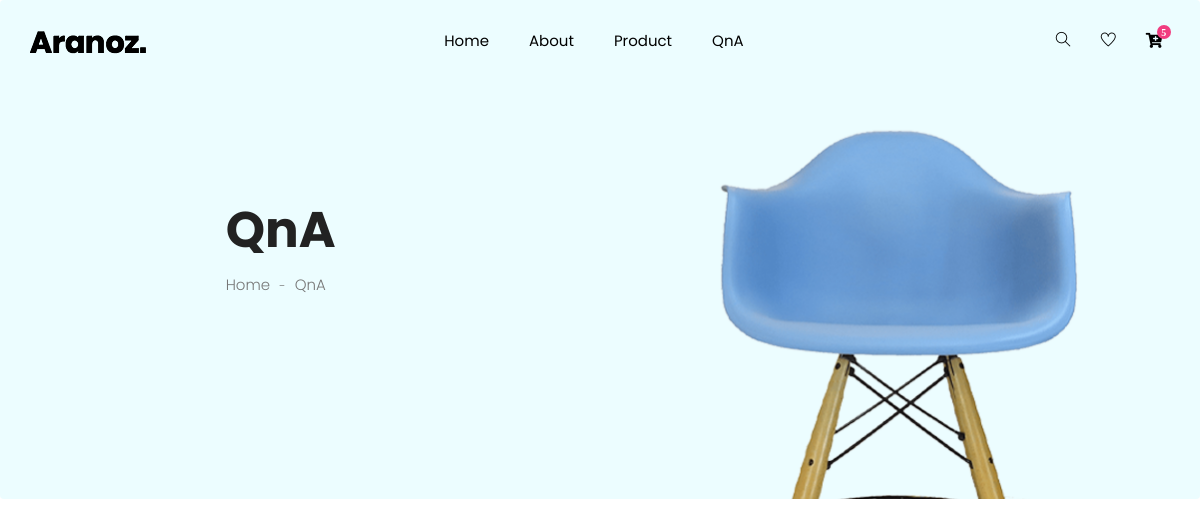
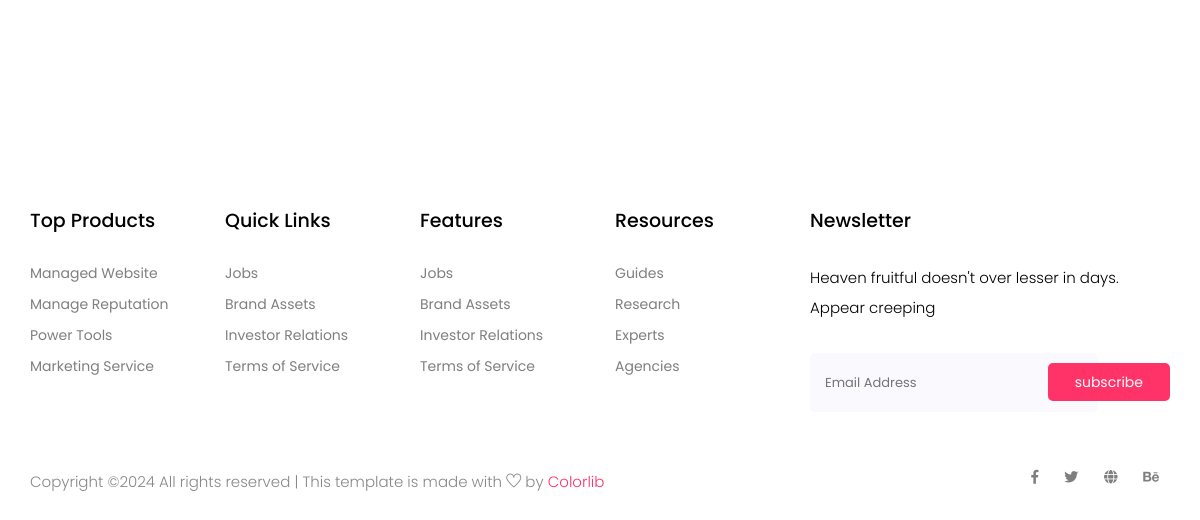
/qna/, run on an earlier commit of the app's database (2 pictures, top to bottom).
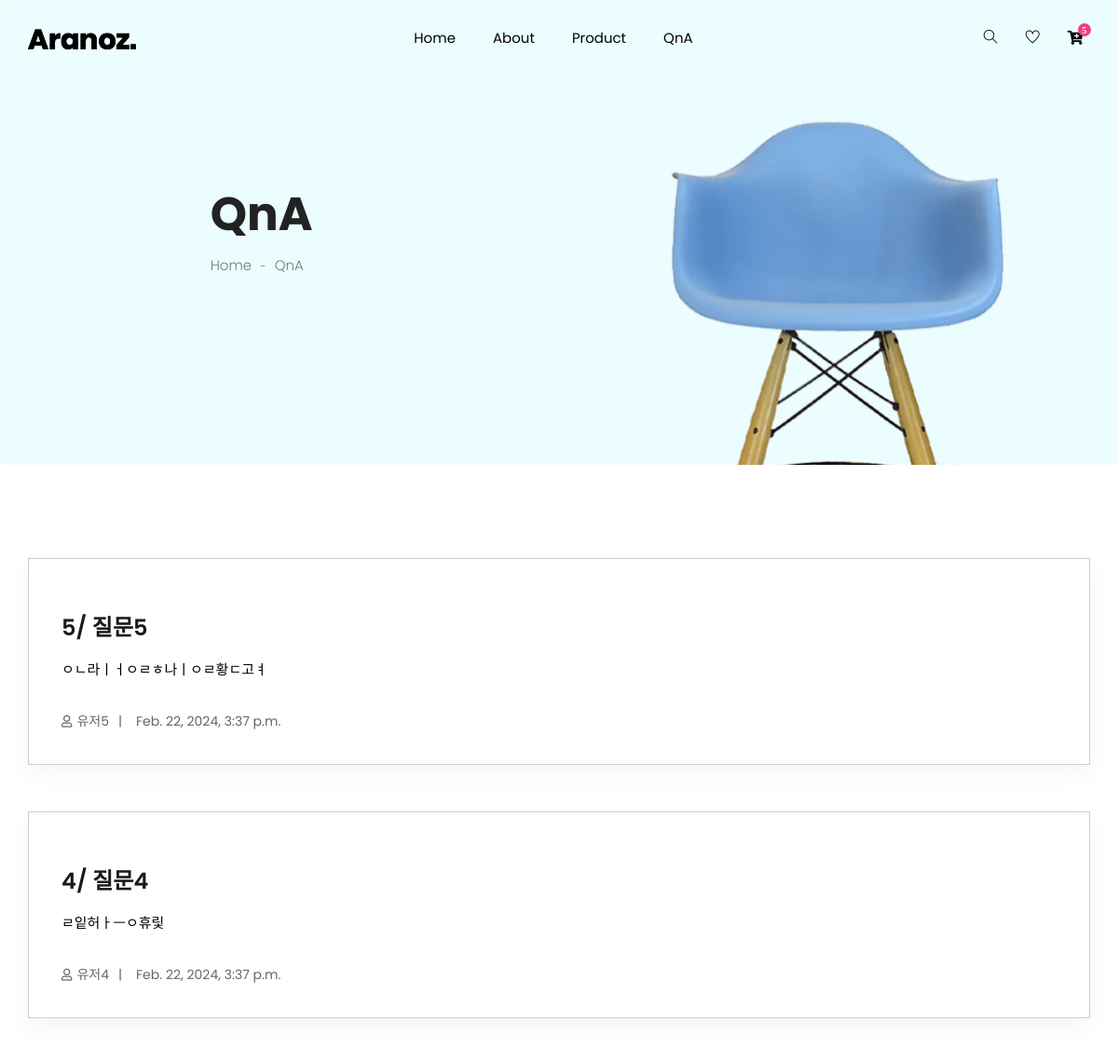
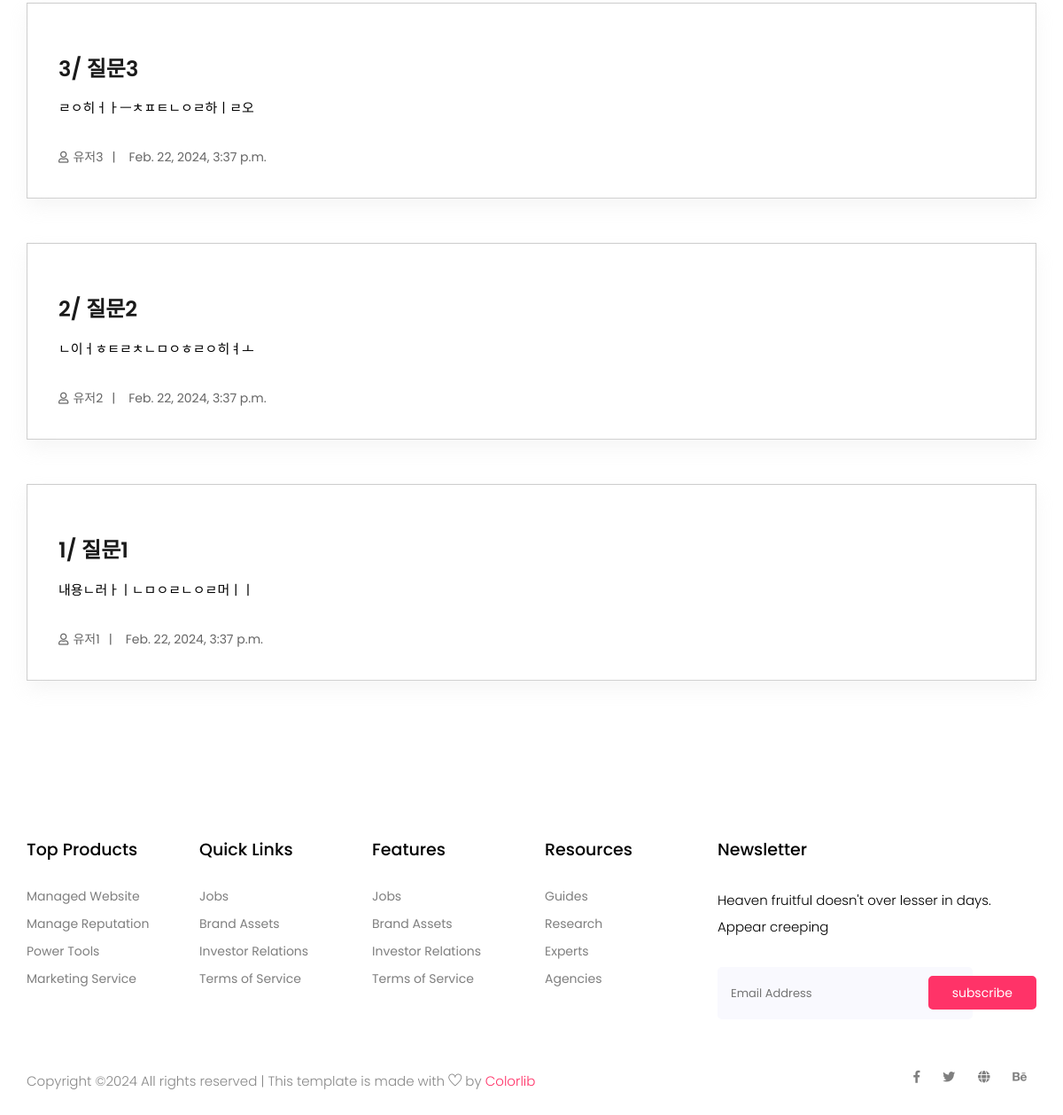
And on a later commit of the database (2 pictures, top to bottom).
### qna/models.py (models this page shows, shortened)
class Question(models.Model):
    title = models.CharField(max_length=255)
    author = models.CharField(max_length=20)
    contents = models.TextField()
    created_at = models.DateTimeField(auto_now_add=True)
    updated_at = models.DateTimeField(auto_now=True)

### qna/views.py (the view)
# urls.py: path('', views.qna_list, name="qna_list"),
def qna_list(request):
    questions = Question.objects.all().order_by("-id")
    context = {"question_list":questions}
    return render(request, 'qna/qna_list.html', context)

### templates/qna/qna_list.html (shortened to what this page needs)
{% extends "base/base.html" %}
{% block contents %}
{% load static %}
<section class="breadcrumb breadcrumb_bg">
    <div class="container">
        <div class="row justify-content-center">
            <div class="col-lg-8">
                <div class="breadcrumb_iner">
                    <div class="breadcrumb_iner_item">
                        <h2>QnA</h2>
                        <p>Home <span>-</span> QnA</p>
                    </div>
                </div>
            </div>
        </div>
    </div>
</section>
<section class="blog_area padding_top">
    <div class="container">
        <div class="row">
            <div class="col-lg-12 mb-5 mb-lg-0">
                <div class="blog_left_sidebar">
                    {% for question in question_list %}
                    <article class="blog_item">
                        <div class="blog_details">
                            <a href="/qna/{{question.id}}">
                                <h2>{{question.id}}/ {{question.title}}</h2>
                                <p>{{question.contents}}</p>
                                <ul class="blog-info-link">
                                    <li><i class="far fa-user"></i>{{question.author}}</li>
                                    <li>{{question.created_at}}</li>
                                </ul>
                            </a>
                        </div>
                    </article>
                    {% endfor %}
                </div>
            </div>
        </div>
    </div>
</section>
{% endblock %}

What changed in the data, as far as the page shows it:
added Question: id "5", title "질문5", contents "ㅇㄴ라ㅣㅓㅇㄹㅎ나ㅣㅇㄹ황ㄷ고ㅕ", author "유저5", created_at "Feb. 22, 2024, 3:37 p.m."
added Question: id "4", title "질문4", contents "ㄹ잍허ㅏㅡㅇ휴맃", author "유저4", created_at "Feb. 22, 2024, 3:37 p.m."
added Question: id "3", title "질문3", contents "ㄹㅇ히ㅓㅏㅡㅊㅍㅌㄴㅇㄹ하ㅣㄹ오", author "유저3", created_at "Feb. 22, 2024, 3:37 p.m."
added Question: id "2", title "질문2", contents "ㄴ이ㅓㅎㅌㄹㅊㄴㅁㅇㅎㄹㅇ히ㅕㅗ", author "유저2", created_at "Feb. 22, 2024, 3:37 p.m."
added Question: id "1", title "질문1", contents "내용ㄴ러ㅏㅣㄴㅁㅇㄹㄴㅇㄹ머ㅣㅣ", author "유저1", created_at "Feb. 22, 2024, 3:37 p.m."
